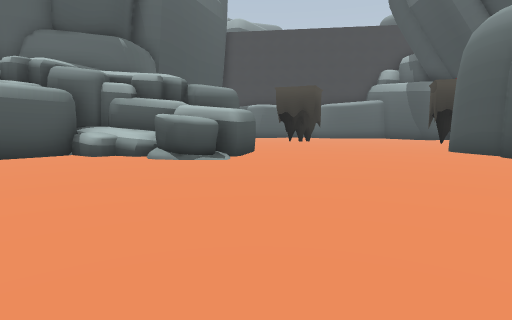
view 1 (above)

19 first-person views from a walk through a 3-D level made in the Godot game engine. The camera is 1.3 m above the floor, tilts 6° down and sees 80° across. The floor is counted in squares, 2 m on a side. Each view is taken from the middle of a square. On the plan, view 1 faces up. The plan holds only what a view shows up to about 10 squares ahead; the rest is blank. The place goes on beyond the plan. Some surface patterns are stand-ins.

view 2
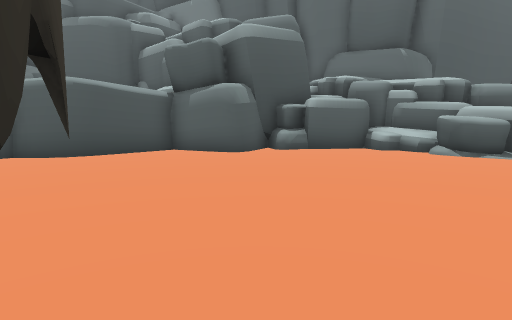

view 3
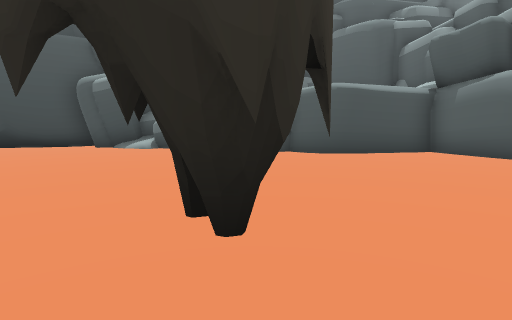

view 4
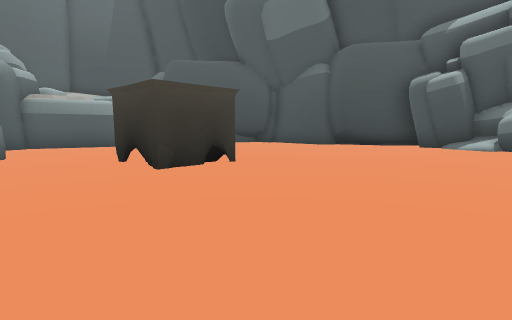

view 5
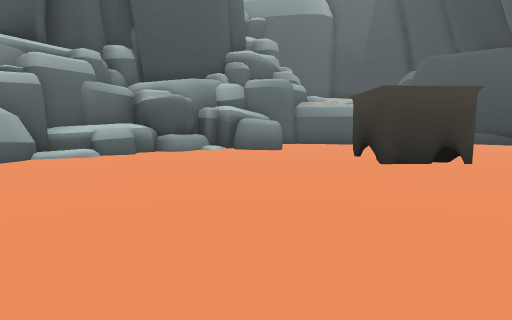

view 6
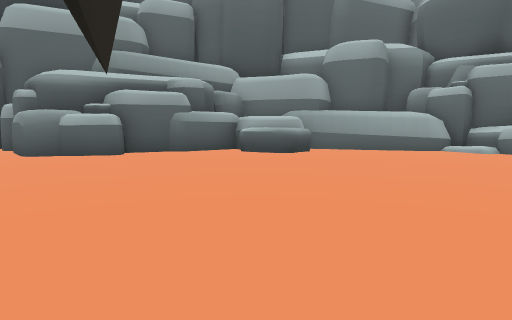

view 7
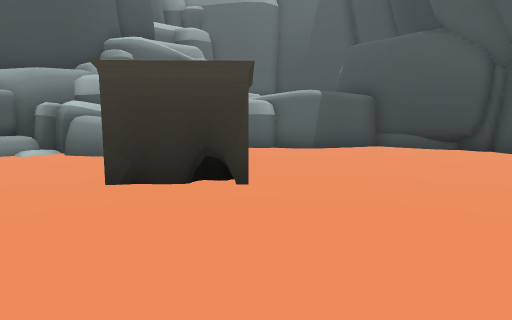

view 8
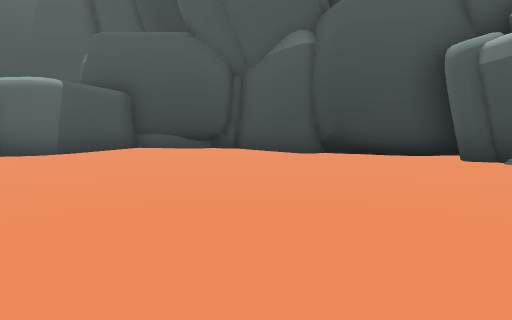

view 9
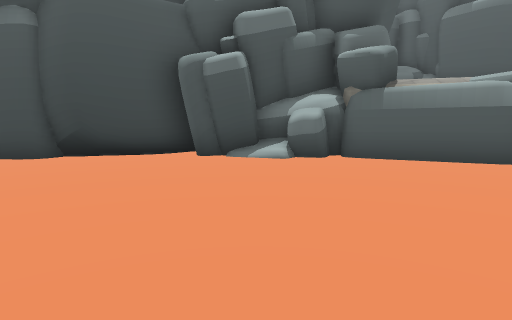

view 10
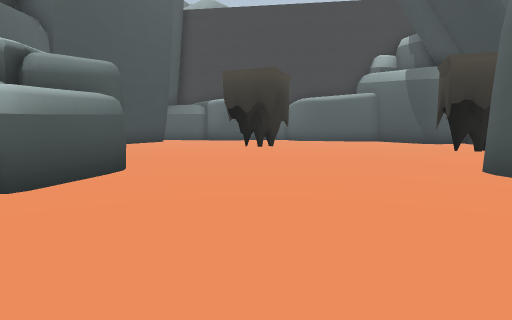

view 11
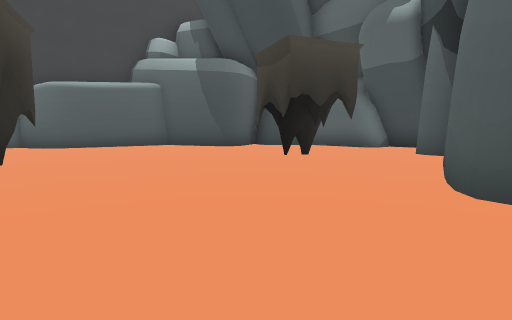

view 12
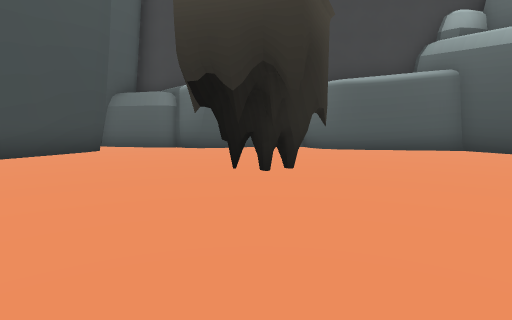

view 13
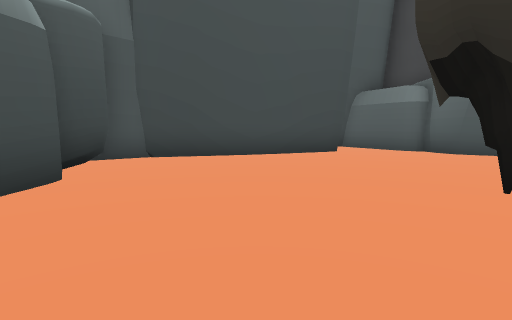

view 14
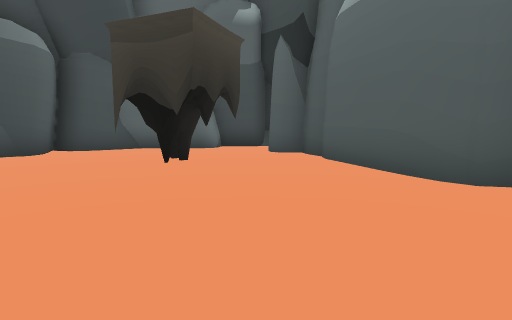

view 15
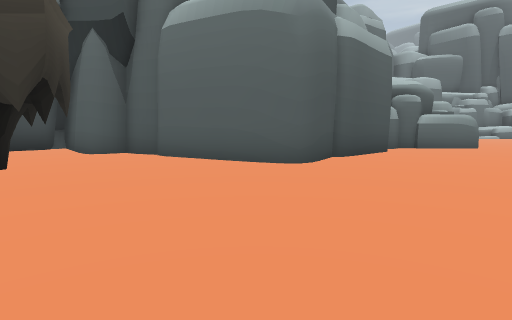

view 16
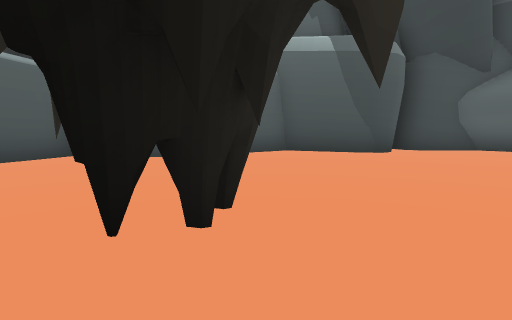

view 17
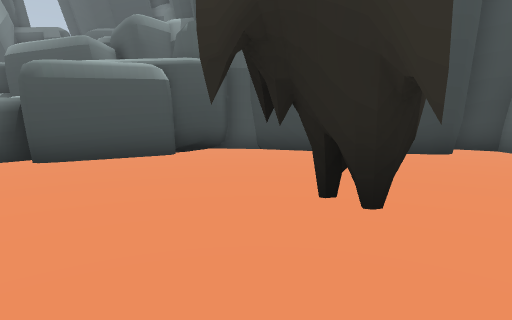

view 18
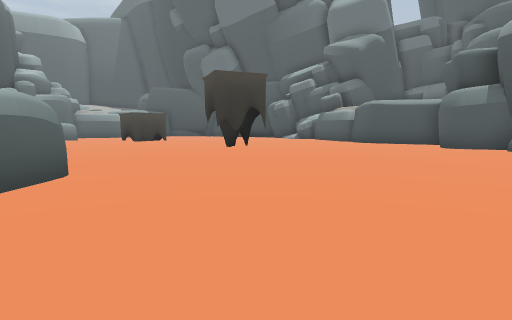

view 19
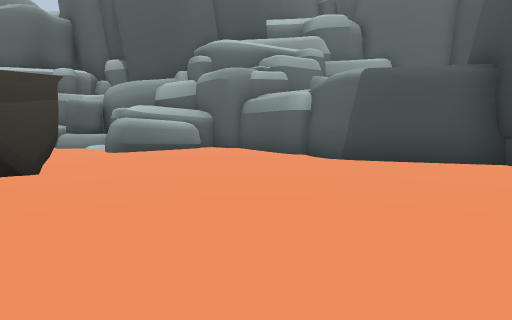

### Floor plan
Key: @ floor where view 1 was taken; # wall or solid block; . floor; / step, stairs or slope; ^ raised ledge.
Columns run from 11 left of view 1 to 13 right of it. Each row starts with its distance up from view 1.
 21        #### ####
 20        #..###..##
 19        ##.......####
 18         #..........##
 17        ##...........###
 16        #..............##
 15       ##.....##........#
 14       #......#.........#
 13       ##...........##..##
 12        ##..........#....#
 11         ##.......... ...#
 10          ##..........####
  9       ##  ##.....#####
  8       #^^###.....#
  7      ##^^##......#
  6      #...........#
  5     ##...........#
  4     ##...........##
  3    ##............#
  2    #............##
  1    #...........##
  0   ##.......@...##
 -1   #.............##
 -2   #.....##.......#
 -3  ##.....##.......#
 -4  #..............^#
 -5  #..............^##
 -6 ##................#
 -7 ##...............##
 -8 #................#
 -9 ##......##.......#
-10  #......##....../#
-11  #.............^^#
-12  #..........#.###
-13  #..........####
-14  ###........#
-15    #.####...#
-16    ###  #####

Positions as (right, up) in squares from view 1, and headings:
1: (0, 0), facing up
2: (0, -2), facing up-left
3: (0, -2), facing left
4: (1, -4), facing down-left
5: (1, -3), facing down
6: (-3, -4), facing right
7: (-3, -5), facing down
8: (-3, -6), facing down-left
9: (-3, -6), facing left
10: (2, 4), facing up
11: (2, 8), facing up-right
12: (2, 10), facing up
13: (2, 11), facing up-left
14: (2, 11), facing right
15: (2, 13), facing down-right
16: (1, 13), facing up-right
17: (5, 14), facing left
18: (5, 6), facing down-left
19: (-8, -9), facing down-right
